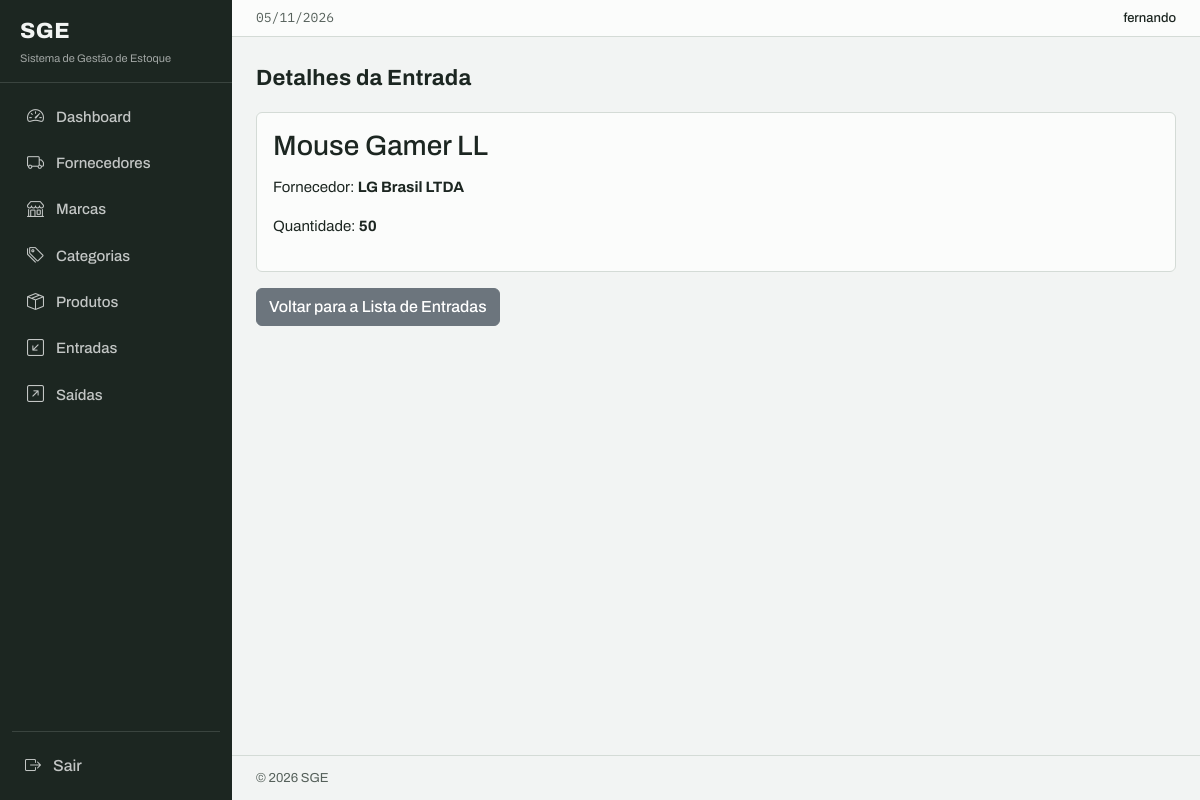
/inflows/4/detail/ (signed in), run on the app's committed database.
### inflows/models.py (models this page shows, shortened)
class Inflow(models.Model):
    supplier = models.ForeignKey(
        Supplier, on_delete=models.PROTECT, related_name="inflows"
    )
    product = models.ForeignKey(
        Product, on_delete=models.PROTECT, related_name="inflows"
    )
    quantity = models.IntegerField()
    description = models.TextField(null=True, blank=True)
    created_at = models.DateTimeField(auto_now_add=True)
    updated_at = models.DateTimeField(auto_now=True)
    class Meta:
        ordering = ["-created_at"]

### products/models.py (models this page shows)
class Product(models.Model):
    title = models.CharField(max_length=500)
    category = models.ForeignKey(
        Category, on_delete=models.PROTECT, related_name="products"
    )
    brand = models.ForeignKey(Brand, on_delete=models.PROTECT, related_name="products")
    description = models.TextField(null=True, blank=True)
    serie_number = models.CharField(max_length=200, null=True, blank=True)
    cost_price = models.DecimalField(max_digits=20, decimal_places=2)
    selling_price = models.DecimalField(max_digits=20, decimal_places=2)
    quantity = models.IntegerField(default=0)
    created_at = models.DateTimeField(auto_now_add=True)
    updated_at = models.DateTimeField(auto_now=True)
    class Meta:
        ordering = ["title"]
    def __str__(self):
        return self.title

### suppliers/models.py (models this page shows)
class Supplier(models.Model):
    name = models.CharField(max_length=500)
    description = models.TextField(null=True, blank=True)
    created_at = models.DateTimeField(auto_now_add=True)
    updated_at = models.DateTimeField(auto_now=True)
    class Meta:
        ordering = ["name"]
    def __str__(self):
        return self.name

### inflows/views.py (the view)
class InflowDetailView(LoginRequiredMixin, PermissionRequiredMixin, DetailView):
    model = models.Inflow
    template_name = "inflow_detail.html"
    permission_required = "inflows.view_inflow"

### app/context_processors.py (called while the page is built)
def static_versions(request):
    try:
        version = int(_CSS.stat().st_mtime)
    except OSError:
        version = 1
    return {"sge_css_v": version}

### inflows/templates/inflow_detail.html (shortened to what this page needs)
{% extends 'base.html' %}
{% block content %}
<div>
    <h1 class="sge-page-title">Detalhes da Entrada</h1>
    <div class="card">
        <div class="card-body">
            <h3 class="card-title">{{ object.product }}</h3>
            <p class="card-text">Fornecedor: <strong>{{ object.supplier }}</strong></p>
            <p class="card-text">Quantidade: <strong>{{ object.quantity }}</strong></p>
        </div>
    </div>
    <a href="{% url 'inflow_list' %}" class="btn btn-secondary mt-3">Voltar para a Lista de Entradas</a>
</div>
{% endblock %}

### app/templates/components/_header.html (shortened to what this page needs)
<header class="sge-topbar">
  <span class="sge-topbar-date" aria-label="Data de hoje">{% now 'd/m/Y' %}</span>
  <span class="sge-topbar-user">{{ user.username }}</span>
</header>

### app/static/css/sge.css (style rules this page uses)
:root { color-scheme: light; --sge-paper: #F2F4F3; --sge-paper-raised: #FBFCFB; --sge-ink: #1C2621; --sge-ink-soft: #55605A; --sge-line: #D4DBD6; --sge-line-strong: #AEB9B2; --sge-in: #2E6B4F; --sge-in-soft: #E3EFE8; --sge-out: #C4341B; --sge-out-soft: #F9E9E4; --sge-amber: #906000; --sge-amber-soft: #F7EFDD; --sge-radius: 6px; --bs-body-bg: var(--sge-paper); --bs-body-color: var(--sge-ink); --bs-body-font-family: "Archivo", system-ui, -apple-system, sans-serif; --bs-body-font-size: 0.9375rem; --bs-body-line-height: 1.55; --bs-border-color: var(--sge-line); --bs-link-color: var(--sge-in); --bs-link-hover-color: #21503B; --bs-emphasis-color: var(--sge-ink); }
body { font-feature-settings: "tnum" 1; -webkit-tap-highlight-color: rgba(28, 38, 33, 0.08); }
.btn, .sge-nav .nav-link, .sge-nav .sge-nav-exit .btn-link { touch-action: manipulation; }
.sge-topbar { display: flex; align-items: center; gap: 1rem; padding: 0.5rem 1.5rem; border-bottom: 1px solid var(--sge-line); background: var(--sge-paper-raised); font-size: 0.8125rem; color: var(--sge-ink-soft); }
.sge-topbar .sge-topbar-date { font-family: "IBM Plex Mono", monospace; font-size: 0.8125rem; }
.sge-topbar .sge-topbar-user { margin-left: auto; color: var(--sge-ink); font-weight: 500; }
.sge-page-title { font-weight: 700; font-stretch: 112%; font-size: 1.375rem; letter-spacing: 0.01em; margin: 0 0 1.25rem; text-wrap: balance; }
.btn { --bs-btn-border-radius: var(--sge-radius); --bs-btn-font-weight: 500; font-family: inherit; }
.card { --bs-card-border-radius: var(--sge-radius); --bs-card-border-color: var(--sge-line); --bs-card-bg: var(--sge-paper-raised); --bs-card-cap-bg: var(--sge-paper); --bs-card-title-spacer-y: 0.875rem; }

### data on the page
Inflow: product "Mouse Gamer LL", supplier "LG Brasil LTDA", quantity "50"

### other printed values
{{ user.username }} "fernando"
